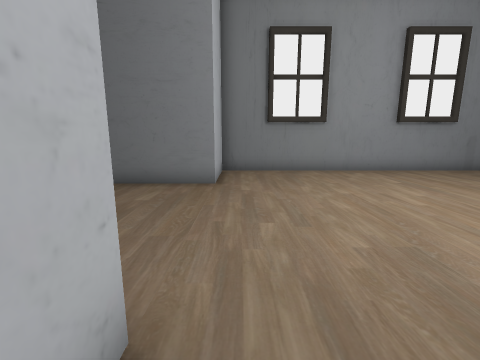
View 1 (above)

12 first-person views from a walk through a Unity game level. The camera is 1.4 m above the floor, tilts 10° down and sees 90° across. The floor is counted in squares, 1 m on a side. Each view is taken from the middle of a square. On the plan, view 1 faces up. The plan holds only what a view shows up to about 13 squares ahead; the rest is blank. Some surface patterns are stand-ins.

View 2
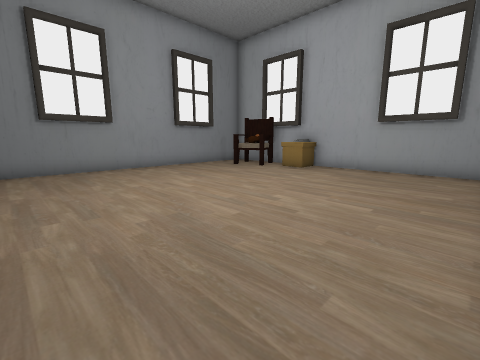

View 3
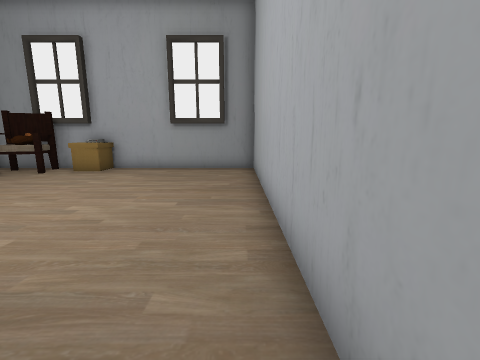

View 4
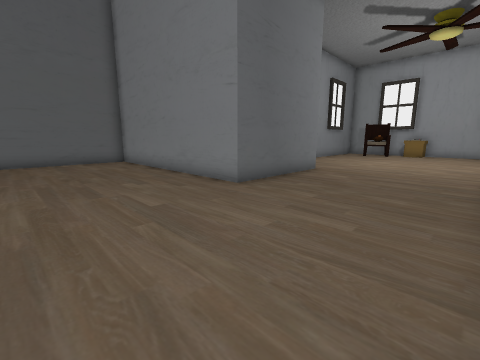

View 5
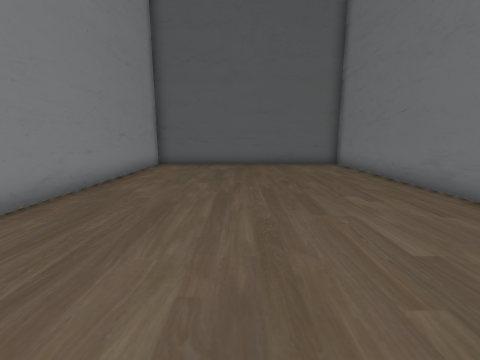

View 6
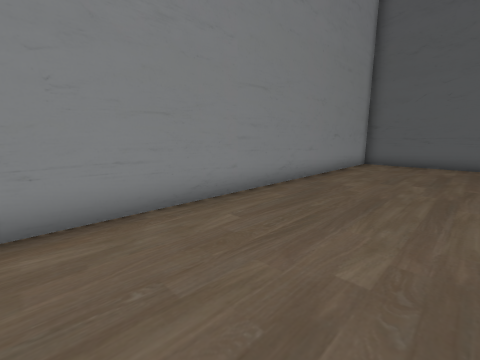

View 7
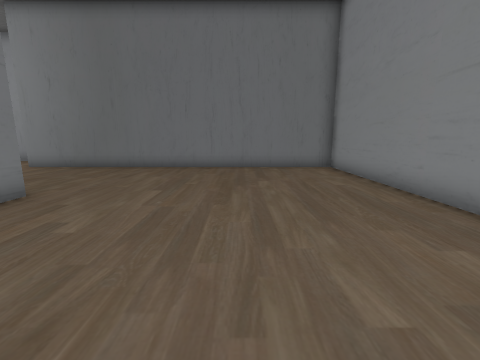

View 8
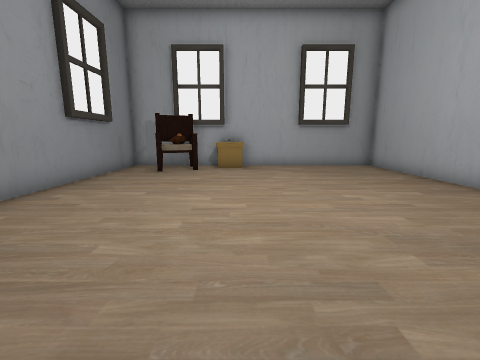

View 9
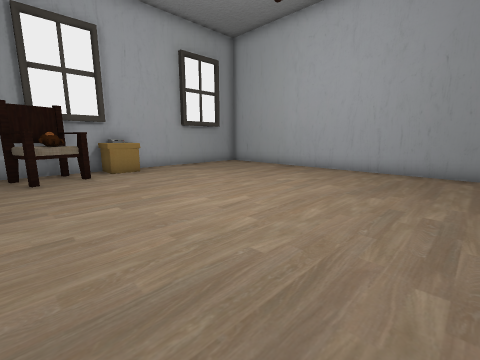

View 10
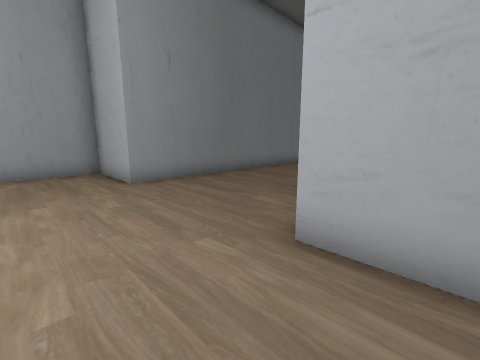

View 11
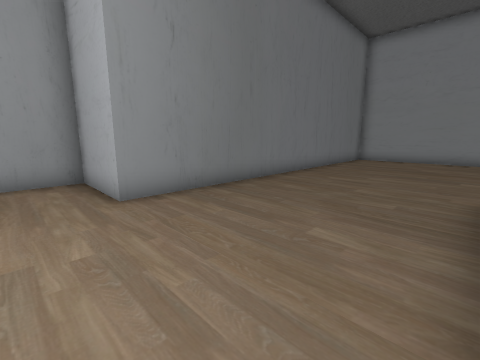

View 12
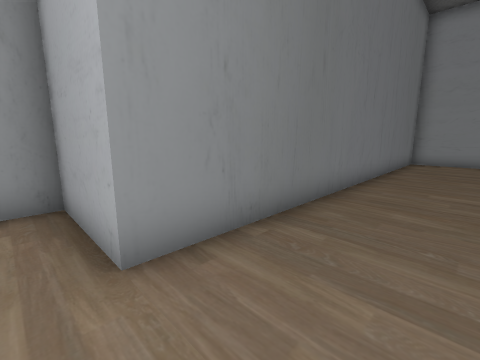

### Floor plan
Key: @ floor where view 1 was taken; # wall or solid block; . floor; O other object.
Columns run from 16 left of view 1 to 11 right of it. Each row starts with its distance up from view 1.
 17 ###########
 16 #.........#
 15 #.........#
 14 #.........#
 13 #.........#
 12 #.........#
 11 #.........#
 10 #.........#    #############
  9 #.........#    #..........O#
  8 #.........##   #.........O##
  7 #..........#####..........O#
  6 #.........................O#
  5 #.........................OO
  4 #..........................#
  3 #..........................#
  2 #..........................#
  1 ################...........#
  0                #@..........#
 -1                #...........#
 -2                #############

Positions as (right, up) in squares from view 1, and headings:
1: (0, 0), facing up
2: (0, -1), facing up-right
3: (0, -1), facing right
4: (-11, 2), facing up-right
5: (-11, 4), facing up
6: (-11, 3), facing up-left
7: (-11, 13), facing down
8: (-1, 5), facing right
9: (0, 9), facing down-right
10: (2, 9), facing down-left
11: (1, 7), facing down-left
12: (0, 4), facing down-left
